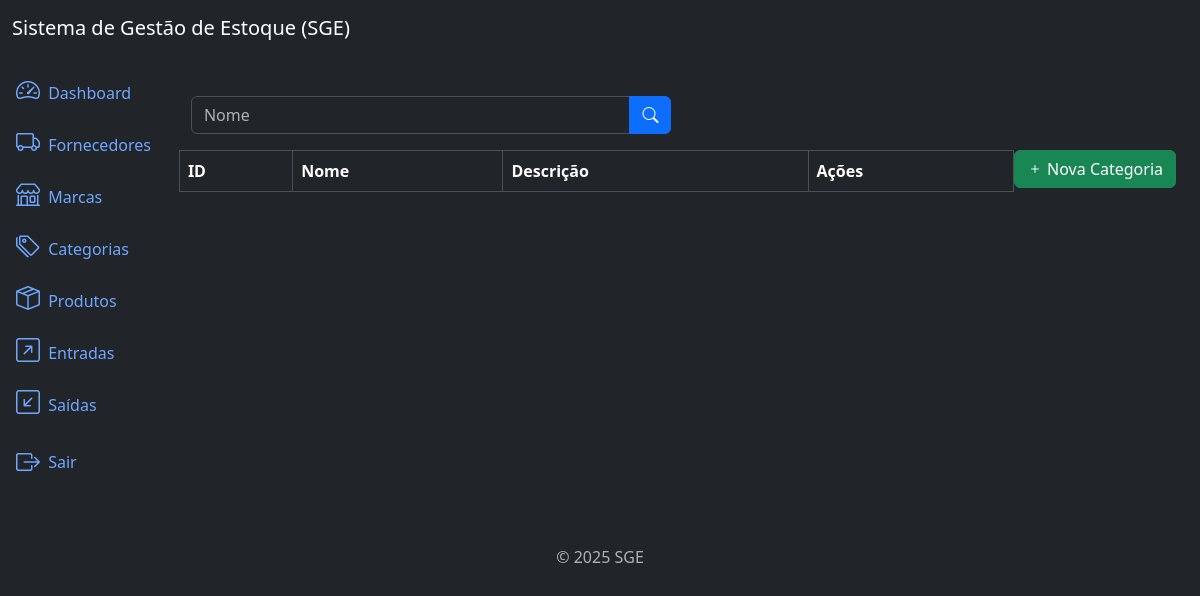
Before: /categories/list/ (signed in) with the older database file.
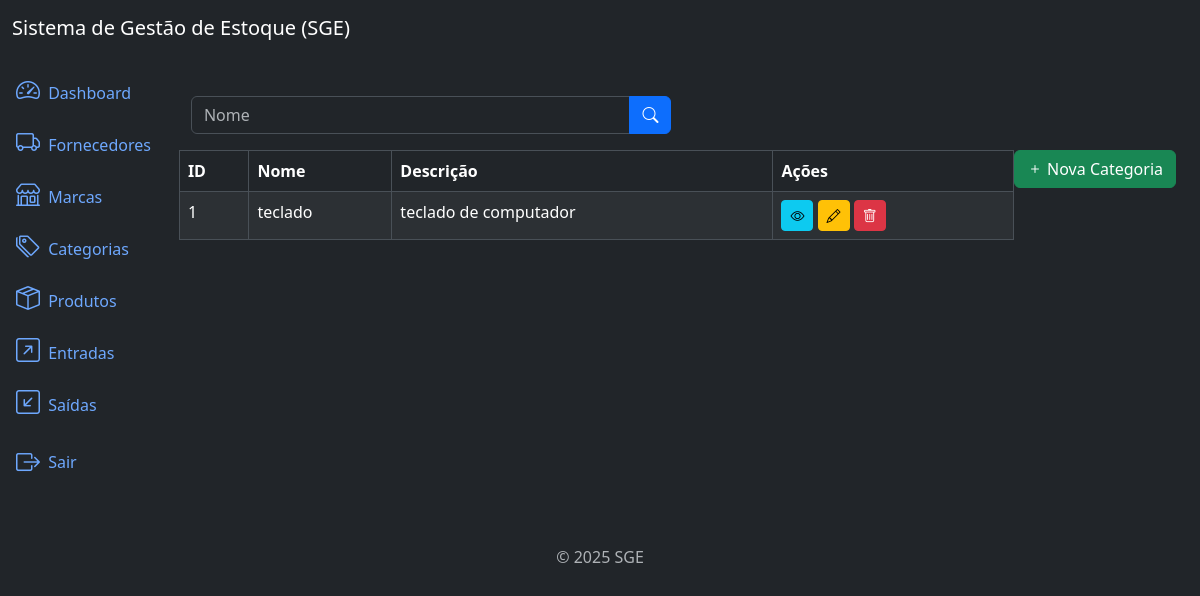
After: the same page with the newer database file.
### categories/models.py (models this page shows, shortened)
class Category(models.Model):
    name = models.CharField(max_length=500)
    description = models.TextField(null=True, blank=True)
    created_at = models.DateTimeField(auto_now_add=True)
    updated_at =  models.DateTimeField(auto_now=True)
    class Meta:
        ordering = ['name']

### categories/views.py (the view)
# urls.py: path('categories/list/', views.CategoryListView.as_view(), name='category_list'),
class CategoryListView(LoginRequiredMixin, PermissionRequiredMixin, ListView):
    model = models.Category
    template_name = 'category_list.html'
    context_object_name = 'categories'
    paginate_by = 9
    permission_required = 'categories.view_category'
    def get_queryset(self):
        queryset = super().get_queryset()
        name = self.request.GET.get('name')
        if name:
            queryset = queryset.filter(name__icontains=name)
        return queryset

### categories/templates/category_list.html (shortened to what this page needs)
{% extends 'base.html' %}
{% block content %}
<div class="row mb-3">
    <div class="col-md-6">
            <form method="get" action="{% url 'category_list' %}">
             <div class="input-group">
                    <input type="text" class="form-control" name="name" placeholder="Nome" value="{{ request.GET.name }}">
                    <button type="submit" class="btn btn-primary">
                        <i class="bi bi-search"></i>
                    </button>
                </div>
            </form>
        </div>
    </div>
    <div class="col -md-6">
        <a href="{% url 'category_create' %}" class="btn btn-success float-end">
          <i class="bi bi-plus"></i> Nova Categoria
        </a>
    </div>
</div>
<div class="table-responsive">
    <table class="table table-striped table-bordered">
        <thead class="thead-dark">
            <tr>
                <th>ID</th>
                <th>Nome</th>
                <th>Descrição</th>
                <th> Ações </th>
            </tr>
        </thead>
        <tbody>
            {% for category in categories %}
            <tr>
                <td>{{ category.id }}</td>
                <td>{{ category.name }}</td>
                <td>{{ category.description }}</td>
                <td>
                    {% if perms.categories.view_category %}
                      <a href="{%url "category_detail" category.id %}" class="btn btn-info btn-sm">
                      <i class="bi bi-eye"></i>
                      </a>
                    {% endif %}
                    {% if perms.categories.change_category %}
                    <a href="{%url "category_update" category.id %}" class="btn btn-warning btn-sm">
                      <i class="bi bi-pencil"></i>
                    </a>
                    {% endif %}
                    {% if perms.categories.delete_category %}
                    <a href="{%url "category_delete" category.id %}" class="btn btn-danger btn-sm">
                      <i class="bi bi-trash"></i>
                    </a>
                    {% endif %}
                </td>
            </tr>
            {% endfor %}
        </tbody>
    </table>
</div>
{% endblock %}

Changed rows visible on the page:
added Category: id "1", name "teclado", description "teclado de computador"
